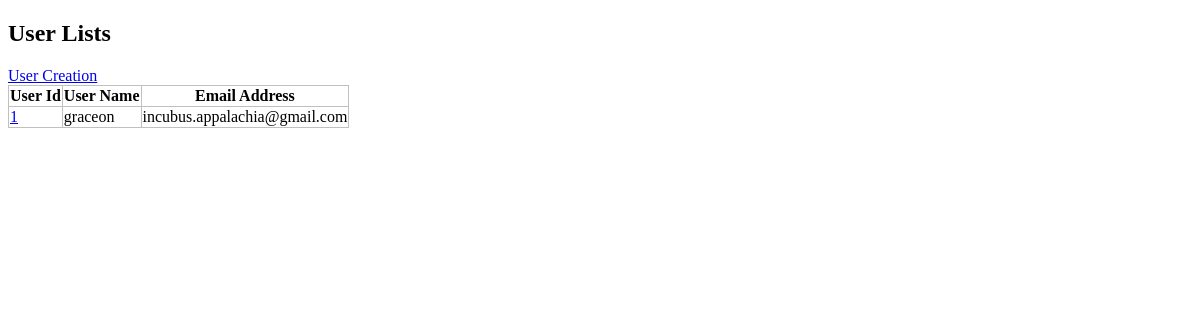
Page /crud/users (signed in) on the earlier database version.
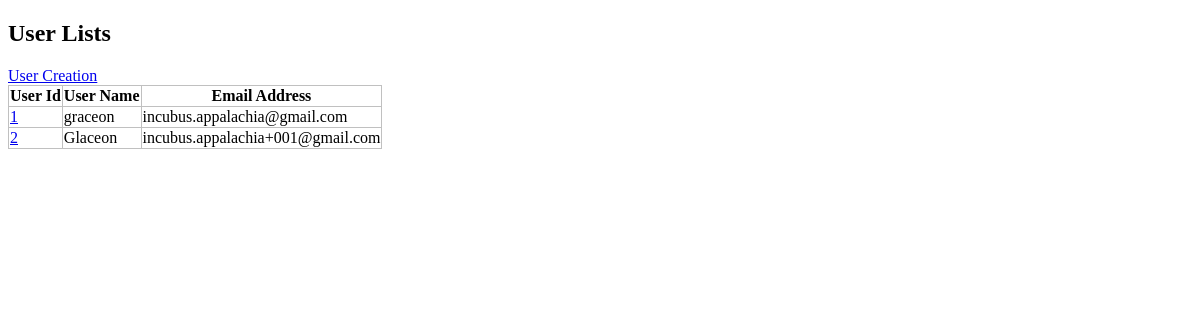
Same page on the later database version.
### apps/crud/models.py (models this page shows, shortened)
class User(db.Model, UserMixin):
    __tablename__ = "users"
    id = db.Column(db.Integer, primary_key=True)
    username = db.Column(db.String, index=True)
    email = db.Column(db.String, unique=True, index=True)
    password_hash = db.Column(db.String)
    created_at = db.Column(db.DateTime, default=datetime.now)
    updated_at = db.Column(db.DateTime, default=datetime.now, onupdate=datetime.now)
    @property
    def password(self):
        raise AttributeError("Password is not able to be read.")

### apps/crud/views.py (the view)
@crud.route("/users")
@login_required
def users():
    users = User.query.all()
    return render_template("crud/index.html", users=users)

### apps/crud/models.py (called while the page is built)
@login_manager.user_loader
def load_user(user_id):
    return User.query.get(user_id)

### apps/crud/templates/crud/index.html (shortened to what this page needs)
{% extends "crud/base.html" %}
{% block content %}
        <h2>User Lists</h2>
        <a href="{{ url_for('crud.create_user') }}">User Creation</a>
        <table>
            <tr>
                <th>User Id</th>
                <th>User Name</th>
                <th>Email Address</th>
            </tr>
            {% for user in users %}
            <tr>
                <td>
                    <a href="{{ url_for('crud.edit_user', user_id=user.id) }}">{{ user.id }}</a>
                </td>
                <td>{{ user.username }}</td>
                <td>{{ user.email }}</td>
            </tr>
            {% endfor %}
        </table>
{% endblock %}

### apps/crud/templates/crud/base.html (shortened to what this page needs)
<!DOCTYPE html>
<html lang="ja">
    <head>
        <link rel="stylesheet" href="{{ url_for('crud.static', filename='style.css') }}">
    </head>
    <body>
        {% block content %}{% endblock %}
    </body>
</html>

### apps/crud/static/style.css (style rules this page uses)
table { border-collapse: collapse; }
table, th, td { border: 1px solid #c0c0c0; }

Differences in the rows shown:
added User: id "2", username "Glaceon", email "incubus.appalachia+001@gmail.com"
